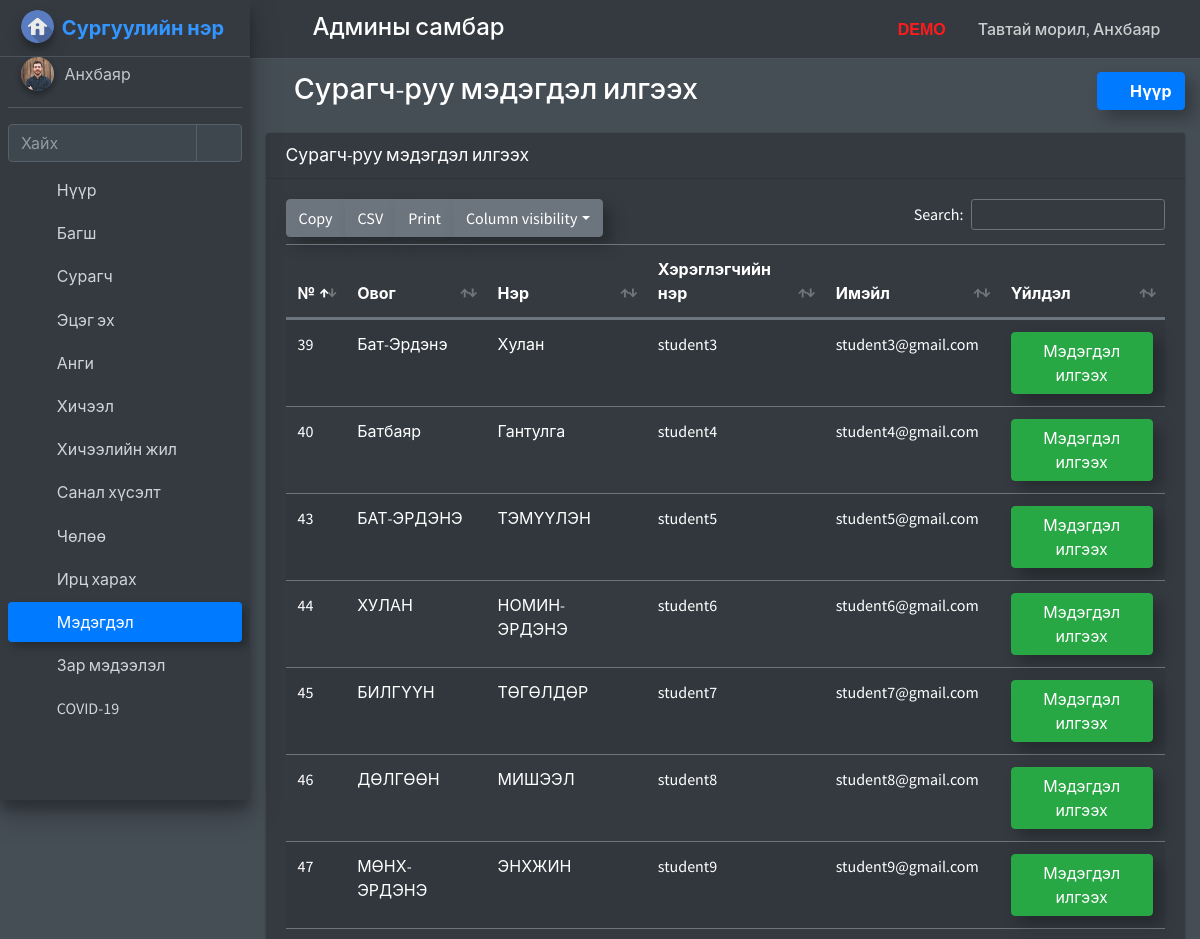
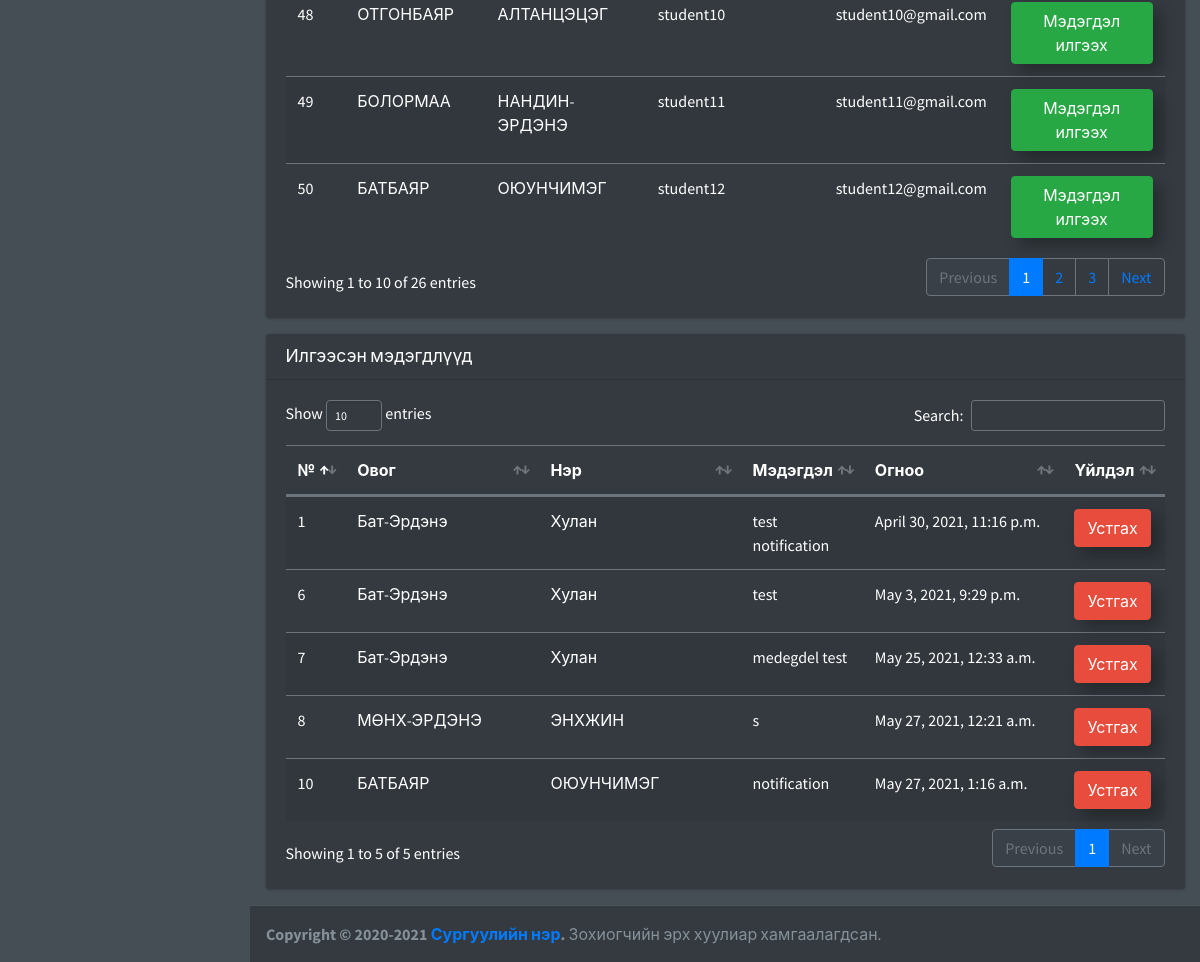
/admin_send_notification_student (signed in), run on the app's committed database (2 pictures, top to bottom).
### school_management_app/models.py (models this page shows)
class CustomUser(AbstractUser):
    user_type_data=((1,"HOD"),(2,"Staff"),(3,"Student"),(4,"Parent"))
    user_type=models.CharField(default=1,choices=user_type_data,max_length=10)

class AdminHOD(models.Model):
    id=models.AutoField(primary_key=True)
    admin=models.OneToOneField(CustomUser,on_delete=models.CASCADE)
    created_at=models.DateTimeField(auto_now_add=True)
    updated_at=models.DateTimeField(auto_now_add=True)
    profile_pic=models.FileField(default="")
    objects=models.Manager()

class Students(models.Model):
    id=models.AutoField(primary_key=True)
    admin=models.OneToOneField(CustomUser,on_delete=models.CASCADE)
    gender=models.CharField(max_length=255)
    profile_pic=models.FileField()
    address=models.TextField()
    course_id=models.ForeignKey(Courses,on_delete=models.DO_NOTHING)
    session_year_id=models.ForeignKey(SessionYearModel,on_delete=models.CASCADE)
    created_at=models.DateTimeField(auto_now_add=True)
    updated_at=models.DateTimeField(auto_now_add=True)
    fcm_token=models.TextField(default="")
    objects = models.Manager()

class NotificationStudent(models.Model):
    id = models.AutoField(primary_key=True)
    student_id = models.ForeignKey(Students, on_delete=models.CASCADE)
    message = models.TextField()
    created_at = models.DateTimeField(auto_now_add=True)
    updated_at = models.DateTimeField(auto_now_add=True)
    objects = models.Manager()

### school_management_app/HodViews.py (the view)
# urls.py: path('admin_send_notification_student', HodViews.admin_send_notification_student,name="admin_send_notification_student"),
def admin_send_notification_student(request):
    user=CustomUser.objects.get(id=request.user.id)
    admin=AdminHOD.objects.get(admin=user)
    students=Students.objects.all()
    notification=NotificationStudent.objects.all()
    return render(request,"hod_template/student_notification.html",{"students":students,"admin":admin,"notification":notification})

### school_management_app/templates/hod_template/student_notification.html (shortened to what this page needs)
{% extends 'hod_template/base_template.html' %}
{% load static %}
{% block page_title %}
<i class="nav-icon fas fa-user-graduate"></i> Сурагч-руу мэдэгдэл илгээх
{% endblock page_title %}
{% block custom_css %}
<link rel="stylesheet" href="{% static "plugins/datatables-bs4/css/dataTables.bootstrap4.min.css" %}">
<link rel="stylesheet" href="{% static "plugins/datatables-responsive/css/responsive.bootstrap4.min.css" %}">
<link rel="stylesheet" href="{% static "plugins/datatables-buttons/css/buttons.bootstrap4.min.css" %}">
{% endblock custom_css %}
{% block main_content %}
<section class="content">
  <div class="container-fluid">
    <div class="row">
      <div class="col-12">
        <div class="card">
          <div class="card-header">
            <h3 class="card-title">Сурагч-руу мэдэгдэл илгээх</h3>
          </div>
          <div class="card-body">
            <table id="example1" class="table table-striped">
              <thead>
                <tr>
                  <th>№</th>
                  <th>Овог</th>
                  <th>Нэр</th>
                  <th>Хэрэглэгчийн нэр</th>
                  <th>Имэйл</th>
                  <th>Үйлдэл</th>
                </tr>
              </thead>
              <tbody>
                {% for student in students %}
                <tr>
                  <td>{{ student.admin.id }}</td>
                  <td>{{ student.admin.first_name }}</td>
                  <td>{{ student.admin.last_name }}</td>
                  <td>{{ student.admin.username }}</td>
                  <td>{{ student.admin.email }}</td>
                  <td><a href="#" class="btn btn-success show_notification" data-toggle="modal"
                      data-target="#myModal">Мэдэгдэл илгээх</a></td>
                </tr>
                {% endfor %}
              </tbody>
            </table>
          </div>
        </div>
        <div class="card">
          <div class="card-header">
            <h3 class="card-title">Илгээсэн мэдэгдлүүд</h3>
          </div>
          <div class="card-body">
            <table id="example6" class="table table-striped">
              <thead>
                <tr>
                  <th>№</th>
                  <th>Овог</th>
                  <th>Нэр</th>
                  <th>Мэдэгдэл</th>
                  <th>Огноо</th>
                  <th>Үйлдэл</th>
                </tr>
              </thead>
              <tbody>
                {% for a in notification %}
                <tr>
                  <td style="width: 34px;">{{ a.id }}</td>
                  <td style="width: 200px;">{{ a.student_id.admin.first_name }}</td>
                  <td style="width: 200px;">{{ a.student_id.admin.last_name }}</td>
                  <td>{{ a.message }}</td>
                  <td style="width: 210px;">{{ a.created_at }}</td>
                  <td style="width: 75px;"><a href="/delete_student_notifications/{{ a.id }}" class="btn btn-danger confirm-delete" title="Delete" data-toggle="modal"
                      data-target="#deleteNotification" id="deleteButton{{a.id}}">Устгах</a></td>
                </tr>
                {% endfor %}
              </tbody>
            </table>
          </div>
        </div>
      </div>
    </div>
  </div>
</section>
{% endblock main_content %}

### school_management_app/templates/hod_template/base_template.html (shortened to what this page needs)
{% load static %}
<!DOCTYPE html>
<html>
<head>
  <link rel="stylesheet" href="{% static "plugins/fontawesome-free/css/all.min.css" %}">
  <link rel="stylesheet" href="https://code.ionicframework.com/ionicons/2.0.1/css/ionicons.min.css">
  <link rel="stylesheet" href="{% static "plugins/tempusdominus-bootstrap-4/css/tempusdominus-bootstrap-4.min.css" %}">
  <link rel="stylesheet" href="{% static "plugins/icheck-bootstrap/icheck-bootstrap.min.css" %}">
  <link rel="stylesheet" href="{% static "plugins/jqvmap/jqvmap.min.css" %}">
  <link rel="stylesheet" href="{% static "dist/css/adminlte.min.css" %}">
  <link rel="stylesheet" href="{% static "plugins/overlayScrollbars/css/OverlayScrollbars.min.css" %}">
  <link rel="stylesheet" href="{% static "plugins/daterangepicker/daterangepicker.css" %}">
  <link rel="stylesheet" href="{% static "plugins/summernote/summernote-bs4.css" %}">
  <link rel="stylesheet" href="{% static "custom/css/style.css" %}">
  {% block custom_css %} {% endblock custom_css %}
</head>
<body class="hold-transition sidebar-mini layout-fixed layout-navbar-fixed dark-mode">
  <div class="wrapper">
    <nav class="main-header navbar navbar-expand navbar-dark">
      <ul class="navbar-nav">
        <li class="nav-item">
          <a class="nav-link" data-widget="pushmenu" href="#"><i class="fas fa-bars"></i></a>
        </li>
      </ul>
      <h4 class="title-c1" style="margin-left: 10px; margin-top: 5px;">
        <span class="desktop">Админы самбар</span>
      </h4>
      <ul class="navbar-nav ml-auto">
        <li class="nav-item d-flex">
          <a class="nav-link">
            <span class="desktop-demo">DEMO</span>
        </li>
        <li class="nav-item d-flex">
          <a class="nav-link title-c2" style="white-space: nowrap; cursor: pointer;" data-toggle="dropdown" aria-haspopup="true" aria-expanded="false">
            <span class="hidden">Тавтай морил, </span>{{ user.last_name }}
            <i class="fas fa-angle-down"></i>
          </a>
        </li>
      </ul>
    </nav>
    {% include 'hod_template/sidebar_template.html' with user=user id=id %}
    <div class="content-wrapper">
      <div class="content-header">
        <div class="container-fluid">
          <div class="row mb-2">
            <div class="col-sm-6">
              <h1 class="m-0">
                {% block page_title %}
                {% endblock page_title %}
              </h1>
            </div>
            <div class="col-sm-6">
              <ol class="breadcrumb float-sm-right">
                <li class="breadcrumb-item"><a class="btn btn-primary font-weight-bold" href="{% url 'admin_home' %}"><i class="nav-icon fas fa-tachometer-alt mr-2"></i>Нүүр</a></li>
              </ol>
            </div>
          </div>
        </div>
      </div>
      {% block main_content %}{% endblock main_content %}
    </div>
    {% include 'hod_template/footer.html' %}
  </div>
</body>
</html>

### school_management_app/templates/hod_template/sidebar_template.html (shortened to what this page needs)
{% load static %}
<aside class="main-sidebar sidebar-dark-primary elevation-4">
  <a href="/admin_home" class="brand-link">
    <img src="{% static "dist/img/home-icon.png" %}" alt="logo" class="brand-image img-circle elevation-3"
      style="opacity: .9">
    <span class="brand-text font-weight-bold">Сургуулийн нэр</span>
  </a>
  <div class="sidebar">
    <div class="user-panel mt-3 pb-3 mb-3 d-flex">
      <div class="image">
        <img src="{{ admin.profile_pic }}" class="img-circle elevation-2 zoomD" alt="User Image">
      </div>
      <div class="info">
        <a href="{% url 'admin_profile' %}" class="d-block ">{{ user.last_name }}</a>
      </div>
    </div>
    <div class="form-inline">
      <div class="input-group" data-widget="sidebar-search">
        <input class="form-control form-control-sidebar" type="search" placeholder="Хайх" aria-label="Search">
        <div class="input-group-append">
          <button class="btn btn-sidebar" style="box-shadow: none !important;">
            <i class="fas fa-search fa-fw"></i>
          </button>
        </div>
      </div>
    </div>
    <nav class="mt-2">
      <ul class="nav nav-pills nav-sidebar flex-column nav-child-indent" data-widget="treeview" role="menu"
        data-accordion="false">
        <li class="nav-item">
          {% url 'admin_home' as admin_home %}
          <a href="{{ admin_home }}" class="nav-link {% if request.path == admin_home %} active {% endif %}">
            <i class="nav-icon fas fa-tachometer-alt"></i>
            <p>Нүүр</p>
          </a>
        </li>
        <li class="nav-item">
          {% url 'add_staff' as add_staff %}
          {% url 'manage_staff' as manage_staff %}
          {% url 'edit_staff' staff_id=id as edit_staff %}
          <a href="#" class="nav-link {% if request.path == add_staff %} active {% elif request.path == manage_staff %} active {% elif request.path == edit_staff %} active {% endif %}">
            <i class="nav-icon fas fa-chalkboard-teacher"></i>
            <p>Багш
              <i class="right fas fa-angle-left"></i>
            </p>
          </a>
        </li>
        <li class="nav-item">
          {% url 'add_student' as add_student %}
          {% url 'manage_student' as manage_student %}
          {% url 'edit_student' student_id=id as edit_student %}
          <a href="#" class="nav-link {% if request.path == add_student %} active {% elif request.path == manage_student %} active {% elif request.path == edit_student %} active {% endif %}">
            <i class="nav-icon fas fa-user-graduate"></i>
            <p>
              Сурагч
              <i class="right fas fa-angle-left"></i>
            </p>
          </a>
        </li>
        <li class="nav-item">
          {% url 'add_parent' as add_parent %}
          {% url 'manage_parent' as manage_parent %}
          {% url 'edit_parent' parent_id=id as edit_parent %}
          <a href="#" class="nav-link {% if request.path == add_parent %} active {% elif request.path == manage_parent %} active {% elif request.path == edit_parent %} active {% endif %}">
            <i class="nav-icon fas fa-users"></i>
            <p>
              Эцэг эх
              <i class="right fas fa-angle-left"></i>
            </p>
          </a>
        </li>
        <li class="nav-item">
          {% url 'add_course' as add_course %}
          {% url 'manage_course' as manage_course %}
          {% url 'edit_course' course_id=id as edit_course %}
          <a href="#" class="nav-link {% if request.path == add_course %} active {% elif request.path == manage_course %} active {% elif request.path == edit_course %} active {% endif %}">
            <i class="nav-icon fas fa-book"></i>
            <p>
              Анги
              <i class="right fas fa-angle-left"></i>
            </p>
          </a>
        </li>
        <li class="nav-item">
          {% url 'add_subject' as add_subject %}
          {% url 'manage_subject' as manage_subject %}
          {% url 'edit_subject' subject_id=id as edit_subject %}
          <a href="#" class="nav-link {% if request.path == add_subject %} active {% elif request.path == manage_subject %} active {% elif request.path == edit_subject %} active {% endif %}">
            <i class="nav-icon fas fa-book-open"></i>
            <p>
              Хичээл
              <i class="right fas fa-angle-left"></i>
            </p>
          </a>
        </li>
        <li class="nav-item">
          {% url 'add_session' as add_session %}
          {% url 'manage_session' as manage_session %}
          <a href="#" class="nav-link {% if request.path == add_session %} active {% elif request.path == manage_session %} active {% endif %}">
            <i class="nav-icon fas fa-calendar-alt"></i>
            <p>
              Хичээлийн жил
              <i class="right fas fa-angle-left"></i>
            </p>
          </a>
        </li>
        <li class="nav-item">
          {% url 'student_feedback_message' as student_feedback_message %}
          {% url 'staff_feedback_message' as staff_feedback_message %}
          {% url 'parent_feedback_message' as parent_feedback_message %}
          <a href="#" class="nav-link {% if request.path == student_feedback_message %} active {% elif request.path == staff_feedback_message %} active {% elif request.path == parent_feedback_message %} active {% endif %}">
            <i class="nav-icon fas fa-comments"></i>
            <p>
              Санал хүсэлт
              <i class="right fas fa-angle-left"></i>
            </p>
          </a>
        </li>
        <li class="nav-item">
          {% url 'student_leave_view' as student_leave_view %}
          {% url 'staff_leave_view' as staff_leave_view %}
          <a href="#" class="nav-link {% if request.path == student_leave_view %} active {% elif request.path == staff_leave_view %} active {% endif %}">
            <i class="nav-icon fas fa-sign-out-alt"></i>
            <p>
              Чөлөө
              <i class="right fas fa-angle-left"></i>
            </p>
          </a>
        </li>
        <li class="nav-item">
          {% url 'admin_view_attendance' as admin_view_attendance %}
          <a href="{% url 'admin_view_attendance' %}"
            class="nav-link {% if request.path == admin_view_attendance %} active {% endif %}">
            <i class="nav-icon fas fa-user-check"></i>
            <p>
              Ирц харах
            </p>
          </a>
        </li>
        <li class="nav-item">
          {% url 'admin_send_notification_staff' as admin_send_notification_staff %}
          {% url 'admin_send_notification_student' as admin_send_notification_student %}
          {% url 'admin_send_notification_parent' as admin_send_notification_parent %}
          <a href="#" class="nav-link {% if request.path == admin_send_notification_staff %} active {% elif request.path == admin_send_notification_student %} active {% elif request.path == admin_send_notification_parent %} active {% endif %}">
            <i class="nav-icon fas fa-bell"></i>
            <p>
              Мэдэгдэл
              <i class="right fas fa-angle-left"></i>
            </p>
          </a>
        </li>
        {% url 'manage_tnews' as manage_tnews %}
        {% url 'edit_tnews' TNews_id=id as edit_tnews %}
        {% url 'add_tnews' as add_tnews %}
        {% url 'view_tnews' TNews_id=id as view_tnews %}
        {% url 'manage_news' as manage_news %}
        {% url 'edit_news' News_id=id as edit_news %}
        {% url 'add_news' as add_news %}
        {% url 'view_news' News_id=id as view_news %}
        {% url 'manage_pnews' as manage_pnews %}
        {% url 'edit_pnews' PNews_id=id as edit_pnews %}
        {% url 'add_pnews' as add_pnews %}
        {% url 'view_pnews' PNews_id=id as view_pnews %}
        <li class="nav-item">
          <a href="#" class="nav-link
          ">
            <i class="nav-icon fas fa-newspaper"></i>
            <p>
              Зар мэдээлэл
              <i class="right fas fa-angle-left"></i>
            </p>
          </a>
        <li class="nav-item">
          {% url 'covid19' as covid19 %}
          <a href="{% url 'covid19' %}" class="nav-link {% if request.path == covid19 %} active {% endif %}">
            <i class="nav-icon fas fa-virus"></i>
            <p>
              COVID-19
            </p>
          </a>
        </li>
      </ul>
    </nav>
  </div>
</aside>

### data on the page
CustomUser: last_name "Анхбаяр"
AdminHOD: profile_pic (picture)
Students: admin.id "39", admin.first_name "Бат-Эрдэнэ", admin.last_name "Хулан", admin.username "student3", admin.email "student3@gmail.com"
Students: admin.id "40", admin.first_name "Батбаяр", admin.last_name "Гантулга", admin.username "student4", admin.email "student4@gmail.com"
Students: admin.id "43", admin.first_name "БАТ-ЭРДЭНЭ", admin.last_name "ТЭМҮҮЛЭН", admin.username "student5", admin.email "student5@gmail.com"
Students: admin.id "44", admin.first_name "ХУЛАН", admin.last_name "НОМИН-ЭРДЭНЭ", admin.username "student6", admin.email "student6@gmail.com"
Students: admin.id "45", admin.first_name "БИЛГҮҮН", admin.last_name "ТӨГӨЛДӨР", admin.username "student7", admin.email "student7@gmail.com"
Students: admin.id "46", admin.first_name "ДӨЛГӨӨН", admin.last_name "МИШЭЭЛ", admin.username "student8", admin.email "student8@gmail.com"
Students: admin.id "47", admin.first_name "МӨНХ-ЭРДЭНЭ", admin.last_name "ЭНХЖИН", admin.username "student9", admin.email "student9@gmail.com"
Students: admin.id "48", admin.first_name "ОТГОНБАЯР", admin.last_name "АЛТАНЦЭЦЭГ", admin.username "student10", admin.email "student10@gmail.com"
Students: admin.id "49", admin.first_name "БОЛОРМАА", admin.last_name "НАНДИН-ЭРДЭНЭ", admin.username "student11", admin.email "student11@gmail.com"
Students: admin.id "50", admin.first_name "БАТБАЯР", admin.last_name "ОЮУНЧИМЭГ", admin.username "student12", admin.email "student12@gmail.com"
NotificationStudent: id "1", student_id.admin.first_name "Бат-Эрдэнэ", student_id.admin.last_name "Хулан", message "test notification", created_at "April 30, 2021, 11:16 p.m."
NotificationStudent: id "6", student_id.admin.first_name "Бат-Эрдэнэ", student_id.admin.last_name "Хулан", message "test", created_at "May 3, 2021, 9:29 p.m."
NotificationStudent: id "7", student_id.admin.first_name "Бат-Эрдэнэ", student_id.admin.last_name "Хулан", message "medegdel test", created_at "May 25, 2021, 12:33 a.m."
NotificationStudent: id "8", student_id.admin.first_name "МӨНХ-ЭРДЭНЭ", student_id.admin.last_name "ЭНХЖИН", message "s", created_at "May 27, 2021, 12:21 a.m."
NotificationStudent: id "10", student_id.admin.first_name "БАТБАЯР", student_id.admin.last_name "ОЮУНЧИМЭГ", message "notification", created_at "May 27, 2021, 1:16 a.m."
